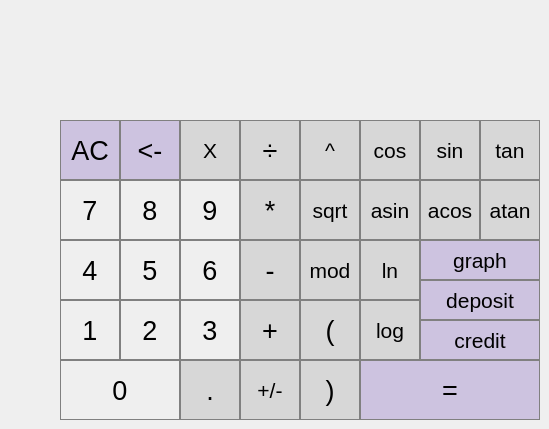
    <widget class="QWidget" name="tab">
     <attribute name="title">
      <string>Calculator</string>
     </attribute>
     <widget class="QPushButton" name="pushButton_result">
      <property name="geometry">
       <rect>
        <x>360</x>
        <y>360</y>
        <width>180</width>
        <height>60</height>
       </rect>
      </property>
      <property name="font">
       <font>
        <pointsize>20</pointsize>
       </font>
      </property>
      <property name="styleSheet">
       <string notr="true">QPushButton {
	background-color: rgb(205, 195, 224);
	border: 1px solid gray;
}
QPushButton:pressed {
	background-color: qlineargradient(x1: 0, y1: 0, x2: 0, y2: 1,
									stop: 0#b9abd4, stop: 1 #cdc0e0);
}</string>
      </property>
      <property name="text">
       <string>=</string>
      </property>
     </widget>
     <widget class="QPushButton" name="pushButton_log">
      <property name="geometry">
       <rect>
        <x>360</x>
        <y>300</y>
        <width>60</width>
        <height>60</height>
       </rect>
      </property>
      <property name="font">
       <font>
        <pointsize>16</pointsize>
       </font>
      </property>
      <property name="styleSheet">
       <string notr="true">QPushButton {
	background-color: rgb(215, 215, 215);
	border: 1px solid gray;
}
QPushButton:pressed {
	background-color: qlineargradient(x1: 0, y1: 0, x2: 0, y2: 1,
									stop: 0#BEBEBE, stop: 1 #D7D7D7);
}</string>
      </property>
      <property name="text">
       <string>log</string>
      </property>
     </widget>
     <widget class="QPushButton" name="pushButton_sin">
      <property name="geometry">
       <rect>
        <x>420</x>
        <y>120</y>
        <width>60</width>
        <height>60</height>
       </rect>
      </property>
      <property name="font">
       <font>
        <pointsize>16</pointsize>
       </font>
      </property>
      <property name="styleSheet">
       <string notr="true">QPushButton {
	background-color: rgb(215, 215, 215);
	border: 1px solid gray;
}
QPushButton:pressed {
	background-color: qlineargradient(x1: 0, y1: 0, x2: 0, y2: 1,
									stop: 0#BEBEBE, stop: 1 #D7D7D7);
}</string>
      </property>
      <property name="text">
       <string>sin</string>
      </property>
     </widget>
     <widget class="QPushButton" name="pushButton_sub">
      <property name="geometry">
       <rect>
        <x>240</x>
        <y>240</y>
        <width>60</width>
        <height>60</height>
       </rect>
      </property>
      <property name="font">
       <font>
        <pointsize>20</pointsize>
       </font>
      </property>
      <property name="styleSheet">
       <string notr="true">QPushButton {
	background-color: rgb(215, 215, 215);
	border: 1px solid gray;
}
QPushButton:pressed {
	background-color: qlineargradient(x1: 0, y1: 0, x2: 0, y2: 1,
									stop: 0#BEBEBE, stop: 1 #D7D7D7);
}</string>
      </property>
      <property name="text">
       <string>-</string>
      </property>
     </widget>
     <widget class="QPushButton" name="pushButton_acos">
      <property name="geometry">
       <rect>
        <x>420</x>
        <y>180</y>
        <width>60</width>
        <height>60</height>
       </rect>
      </property>
      <property name="font">
       <font>
        <pointsize>16</pointsize>
       </font>
      </property>
      <property name="styleSheet">
       <string notr="true">QPushButton {
	background-color: rgb(215, 215, 215);
	border: 1px solid gray;
}
QPushButton:pressed {
	background-color: qlineargradient(x1: 0, y1: 0, x2: 0, y2: 1,
									stop: 0#BEBEBE, stop: 1 #D7D7D7);
}</string>
      </property>
      <property name="text">
       <string>acos</string>
      </property>
     </widget>
     <widget class="QPushButton" name="pushButton_4">
      <property name="geometry">
       <rect>
        <x>60</x>
        <y>240</y>
        <width>60</width>
        <height>60</height>
       </rect>
      </property>
      <property name="font">
       <font>
        <pointsize>20</pointsize>
       </font>
      </property>
      <property name="styleSheet">
       <string notr="true">QPushButton {
	border: 1px solid gray;
}
QPushButton:pressed {
	background-color: qlineargradient(x1: 0, y1: 0, x2: 0, y2: 1,
									stop: 0#dadbde, stop: 1 #f6f7fa);
}</string>
      </property>
      <property name="text">
       <string>4</string>
      </property>
     </widget>
     <widget class="QLabel" name="result_show">
      <property name="geometry">
       <rect>
        <x>80</x>
        <y>30</y>
        <width>441</width>
        <height>60</height>
       </rect>
      </property>
      <property name="font">
       <font>
        <pointsize>25</pointsize>
       </font>
      </property>
      <property name="text">
       <string/>
      </property>
      <property name="alignment">
       <set>Qt::AlignRight|Qt::AlignTrailing|Qt::AlignVCenter</set>
      </property>
     </widget>
     <widget class="QPushButton" name="pushButton_asin">
      <property name="geometry">
       <rect>
        <x>360</x>
        <y>180</y>
        <width>60</width>
        <height>60</height>
       </rect>
      </property>
      <property name="font">
       <font>
        <pointsize>16</pointsize>
       </font>
      </property>
      <property name="styleSheet">
       <string notr="true">QPushButton {
	background-color: rgb(215, 215, 215);
	border: 1px solid gray;
}
QPushButton:pressed {
	background-color: qlineargradient(x1: 0, y1: 0, x2: 0, y2: 1,
									stop: 0#BEBEBE, stop: 1 #D7D7D7);
}</string>
      </property>
      <property name="text">
       <string>asin</string>
      </property>
     </widget>
     <widget class="QPushButton" name="pushButton_ln">
      <property name="geometry">
       <rect>
        <x>360</x>
        <y>240</y>
        <width>60</width>
        <height>60</height>
       </rect>
      </property>
      <property name="font">
       <font>
        <pointsize>16</pointsize>
       </font>
      </property>
      <property name="styleSheet">
       <string notr="true">QPushButton {
	background-color: rgb(215, 215, 215);
	border: 1px solid gray;
}
QPushButton:pressed {
	background-color: qlineargradient(x1: 0, y1: 0, x2: 0, y2: 1,
									stop: 0#BEBEBE, stop: 1 #D7D7D7);
}</string>
      </property>
      <property name="text">
       <string>ln</string>
      </property>
     </widget>
     <widget class="QPushButton" name="pushButton_3">
      <property name="geometry">
       <rect>
        <x>180</x>
        <y>300</y>
        <width>60</width>
        <height>60</height>
       </rect>
      </property>
      <property name="font">
       <font>
        <pointsize>20</pointsize>
       </font>
      </property>
      <property name="styleSheet">
       <string notr="true">QPushButton {
	border: 1px solid gray;
}
QPushButton:pressed {
	background-color: qlineargradient(x1: 0, y1: 0, x2: 0, y2: 1,
									stop: 0#dadbde, stop: 1 #f6f7fa);
}</string>
      </property>
      <property name="text">
       <string>3</string>
      </property>
     </widget>
     <widget class="QPushButton" name="pushButtonSkobkaZakr">
      <property name="geometry">
       <rect>
        <x>300</x>
        <y>360</y>
        <width>60</width>
        <height>60</height>
       </rect>
      </property>
      <property name="font">
       <font>
        <pointsize>20</pointsize>
       </font>
      </property>
      <property name="styleSheet">
       <string notr="true">QPushButton {
	background-color: rgb(215, 215, 215);
	border: 1px solid gray;
}
QPushButton:pressed {
	background-color: qlineargradient(x1: 0, y1: 0, x2: 0, y2: 1,
									stop: 0#BEBEBE, stop: 1 #D7D7D7);
}</string>
      </property>
      <property name="text">
       <string>)</string>
      </property>
     </widget>
     <widget class="QPushButton" name="pushButton_plusminus">
      <property name="geometry">
       <rect>
        <x>240</x>
        <y>360</y>
        <width>60</width>
        <height>60</height>
       </rect>
      </property>
      <property name="font">
       <font>
        <pointsize>16</pointsize>
       </font>
      </property>
      <property name="styleSheet">
       <string notr="true">QPushButton {
	background-color: rgb(215, 215, 215);
	border: 1px solid gray;
}
QPushButton:pressed {
	background-color: qlineargradient(x1: 0, y1: 0, x2: 0, y2: 1,
									stop: 0#BEBEBE, stop: 1 #D7D7D7);
}</string>
      </property>
      <property name="text">
       <string>+/-</string>
      </property>
     </widget>
     <widget class="QPushButton" name="pushButton_credit">
      <property name="geometry">
       <rect>
        <x>420</x>
        <y>320</y>
        <width>120</width>
        <height>40</height>
       </rect>
      </property>
      <property name="font">
       <font>
        <pointsize>16</pointsize>
       </font>
      </property>
      <property name="styleSheet">
       <string notr="true">QPushButton {
	background-color: rgb(205, 195, 224);
	border: 1px solid gray;
}
QPushButton:pressed {
	background-color: qlineargradient(x1: 0, y1: 0, x2: 0, y2: 1,
									stop: 0#b9abd4, stop: 1 #cdc0e0);
}</string>
      </property>
      <property name="text">
       <string>credit</string>
      </property>
     </widget>
     <widget class="QPushButton" name="pushButton_mod">
      <property name="geometry">
       <rect>
        <x>300</x>
        <y>240</y>
        <width>60</width>
        <height>60</height>
       </rect>
      </property>
      <property name="font">
       <font>
        <pointsize>16</pointsize>
       </font>
      </property>
      <property name="styleSheet">
       <string notr="true">QPushButton {
	background-color: rgb(215, 215, 215);
	border: 1px solid gray;
}
QPushButton:pressed {
	background-color: qlineargradient(x1: 0, y1: 0, x2: 0, y2: 1,
									stop: 0#BEBEBE, stop: 1 #D7D7D7);
}</string>
      </property>
      <property name="text">
       <string>mod</string>
      </property>
     </widget>
     <widget class="QPushButton" name="pushButton_tan">
      <property name="geometry">
       <rect>
        <x>480</x>
        <y>120</y>
        <width>60</width>
        <height>60</height>
       </rect>
      </property>
      <property name="font">
       <font>
        <pointsize>16</pointsize>
       </font>
      </property>
      <property name="styleSheet">
       <string notr="true">QPushButton {
	background-color: rgb(215, 215, 215);
	border: 1px solid gray;
}
QPushButton:pressed {
	background-color: qlineargradient(x1: 0, y1: 0, x2: 0, y2: 1,
									stop: 0#BEBEBE, stop: 1 #D7D7D7);
}</string>
      </property>
      <property name="text">
       <string>tan</string>
      </property>
     </widget>
     <widget class="QPushButton" name="pushButtonSkobkaOtkr">
      <property name="geometry">
       <rect>
        <x>300</x>
        <y>300</y>
        <width>60</width>
        <height>60</height>
       </rect>
      </property>
      <property name="font">
       <font>
        <pointsize>20</pointsize>
       </font>
      </property>
      <property name="styleSheet">
       <string notr="true">QPushButton {
	background-color: rgb(215, 215, 215);
	border: 1px solid gray;
}
QPushButton:pressed {
	background-color: qlineargradient(x1: 0, y1: 0, x2: 0, y2: 1,
									stop: 0#BEBEBE, stop: 1 #D7D7D7);
}</string>
      </property>
      <property name="text">
       <string>(</string>
      </property>
     </widget>
     <widget class="QPushButton" name="pushButton_8">
      <property name="geometry">
       <rect>
        <x>120</x>
        <y>180</y>
        <width>60</width>
        <height>60</height>
       </rect>
      </property>
      <property name="font">
       <font>
        <pointsize>20</pointsize>
       </font>
      </property>
      <property name="styleSheet">
       <string notr="true">QPushButton {
	border: 1px solid gray;
}
QPushButton:pressed {
	background-color: qlineargradient(x1: 0, y1: 0, x2: 0, y2: 1,
									stop: 0#dadbde, stop: 1 #f6f7fa);
}</string>
      </property>
      <property name="text">
       <string>8</string>
      </property>
     </widget>
     <widget class="QPushButton" name="pushButton_9">
      <property name="geometry">
       <rect>
        <x>180</x>
        <y>180</y>
        <width>60</width>
        <height>60</height>
       </rect>
      </property>
      <property name="font">
       <font>
        <pointsize>20</pointsize>
       </font>
      </property>
      <property name="styleSheet">
       <string notr="true">QPushButton {
	border: 1px solid gray;
}
QPushButton:pressed {
	background-color: qlineargradient(x1: 0, y1: 0, x2: 0, y2: 1,
									stop: 0#dadbde, stop: 1 #f6f7fa);
}</string>
      </property>
      <property name="text">
       <string>9</string>
      </property>
     </widget>
     <widget class="QPushButton" name="pushButton_x">
      <property name="geometry">
       <rect>
        <x>180</x>
        <y>120</y>
        <width>60</width>
        <height>60</height>
       </rect>
      </property>
      <property name="font">
       <font>
        <pointsize>16</pointsize>
       </font>
      </property>
      <property name="styleSheet">
       <string notr="true">QPushButton {
	background-color: rgb(215, 215, 215);
	border: 1px solid gray;
}
QPushButton:pressed {
	background-color: qlineargradient(x1: 0, y1: 0, x2: 0, y2: 1,
									stop: 0#BEBEBE, stop: 1 #D7D7D7);
}</string>
      </property>
      <property name="text">
       <string>X</string>
      </property>
     </widget>
     <widget class="QPushButton" name="pushButtonAC">
      <property name="geometry">
       <rect>
        <x>60</x>
        <y>120</y>
        <width>60</width>
        <height>60</height>
       </rect>
      </property>
      <property name="font">
       <font>
        <pointsize>20</pointsize>
       </font>
      </property>
      <property name="styleSheet">
       <string notr="true">QPushButton {
	background-color: rgb(205, 195, 224);
	border: 1px solid gray;
}
QPushButton:pressed {
	background-color: qlineargradient(x1: 0, y1: 0, x2: 0, y2: 1,
									stop: 0#b9abd4, stop: 1 #cdc0e0);
}</string>
      </property>
      <property name="text">
       <string>AC</string>
      </property>
     </widget>
     <widget class="QPushButton" name="pushButton_1">
      <property name="geometry">
       <rect>
        <x>60</x>
        <y>300</y>
        <width>60</width>
        <height>60</height>
       </rect>
      </property>
      <property name="font">
       <font>
        <pointsize>20</pointsize>
       </font>
      </property>
      <property name="styleSheet">
       <string notr="true">QPushButton {
	border: 1px solid gray;
}
QPushButton:pressed {
	background-color: qlineargradient(x1: 0, y1: 0, x2: 0, y2: 1,
									stop: 0#dadbde, stop: 1 #f6f7fa);
}</string>
      </property>
      <property name="text">
       <string>1</string>
      </property>
     </widget>
     <widget class="QPushButton" name="pushButton_pow">
      <property name="geometry">
       <rect>
        <x>300</x>
        <y>120</y>
        <width>60</width>
        <height>60</height>
       </rect>
      </property>
      <property name="font">
       <font>
        <pointsize>16</pointsize>
       </font>
      </property>
      <property name="styleSheet">
       <string notr="true">QPushButton {
	background-color: rgb(215, 215, 215);
	border: 1px solid gray;
}
QPushButton:pressed {
	background-color: qlineargradient(x1: 0, y1: 0, x2: 0, y2: 1,
									stop: 0#BEBEBE, stop: 1 #D7D7D7);
}</string>
      </property>
      <property name="text">
       <string>^</string>
      </property>
     </widget>
     <widget class="QPushButton" name="pushButton_sqrt">
      <property name="geometry">
       <rect>
        <x>300</x>
        <y>180</y>
        <width>60</width>
        <height>60</height>
       </rect>
      </property>
      <property name="font">
       <font>
        <pointsize>16</pointsize>
       </font>
      </property>
      <property name="styleSheet">
       <string notr="true">QPushButton {
	background-color: rgb(215, 215, 215);
	border: 1px solid gray;
}
QPushButton:pressed {
	background-color: qlineargradient(x1: 0, y1: 0, x2: 0, y2: 1,
									stop: 0#BEBEBE, stop: 1 #D7D7D7);
}</string>
      </property>
      <property name="text">
       <string>sqrt</string>
      </property>
     </widget>
     <widget class="QPushButton" name="pushButton_add">
      <property name="geometry">
       <rect>
        <x>240</x>
        <y>300</y>
        <width>60</width>
        <height>60</height>
       </rect>
      </property>
      <property name="font">
       <font>
        <pointsize>20</pointsize>
       </font>
      </property>
      <property name="styleSheet">
       <string notr="true">QPushButton {
	background-color: rgb(215, 215, 215);
	border: 1px solid gray;
}
QPushButton:pressed {
	background-color: qlineargradient(x1: 0, y1: 0, x2: 0, y2: 1,
									stop: 0#BEBEBE, stop: 1 #D7D7D7);
}</string>
      </property>
      <property name="text">
       <string>+</string>
      </property>
     </widget>
     <widget class="QPushButton" name="pushButton_deposit">
      <property name="geometry">
       <rect>
        <x>420</x>
        <y>280</y>
        <width>120</width>
        <height>40</height>
       </rect>
      </property>
      <property name="font">
       <font>
        <pointsize>16</pointsize>
       </font>
      </property>
      <property name="styleSheet">
       <string notr="true">QPushButton {
	background-color: rgb(205, 195, 224);
	border: 1px solid gray;
}
QPushButton:pressed {
	background-color: qlineargradient(x1: 0, y1: 0, x2: 0, y2: 1,
									stop: 0#b9abd4, stop: 1 #cdc0e0);
}</string>
      </property>
      <property name="text">
       <string>deposit</string>
      </property>
     </widget>
     <widget class="QPushButton" name="pushButton_7">
      <property name="geometry">
       <rect>
        <x>60</x>
        <y>180</y>
        <width>60</width>
        <height>60</height>
       </rect>
      </property>
      <property name="font">
       <font>
        <pointsize>20</pointsize>
       </font>
      </property>
      <property name="styleSheet">
       <string notr="true">QPushButton {
	border: 1px solid gray;
}
QPushButton:pressed {
	background-color: qlineargradient(x1: 0, y1: 0, x2: 0, y2: 1,
									stop: 0#dadbde, stop: 1 #f6f7fa);
}</string>
      </property>
      <property name="text">
       <string>7</string>
      </property>
     </widget>
     <widget class="QPushButton" name="pushButton_cos">
      <property name="geometry">
       <rect>
        <x>360</x>
        <y>120</y>
        <width>60</width>
        <height>60</height>
       </rect>
      </property>
      <property name="font">
       <font>
        <pointsize>16</pointsize>
       </font>
      </property>
      <property name="styleSheet">
       <string notr="true">QPushButton {
	background-color: rgb(215, 215, 215);
	border: 1px solid gray;
}
QPushButton:pressed {
	background-color: qlineargradient(x1: 0, y1: 0, x2: 0, y2: 1,
									stop: 0#BEBEBE, stop: 1 #D7D7D7);
}</string>
      </property>
      <property name="text">
       <string>cos</string>
      </property>
     </widget>
     <widget class="QPushButton" name="pushButton_mul">
      <property name="geometry">
       <rect>
        <x>240</x>
        <y>180</y>
        <width>60</width>
        <height>60</height>
       </rect>
      </property>
      <property name="font">
       <font>
        <pointsize>20</pointsize>
       </font>
      </property>
      <property name="styleSheet">
       <string notr="true">QPushButton {
	background-color: rgb(215, 215, 215);
	border: 1px solid gray;
}
QPushButton:pressed {
	background-color: qlineargradient(x1: 0, y1: 0, x2: 0, y2: 1,
									stop: 0#BEBEBE, stop: 1 #D7D7D7);
}</string>
      </property>
      <property name="text">
       <string>*</string>
      </property>
     </widget>
     <widget class="QPushButton" name="pushButton_div">
      <property name="geometry">
       <rect>
        <x>240</x>
        <y>120</y>
        <width>60</width>
        <height>60</height>
       </rect>
      </property>
      <property name="font">
       <font>
        <pointsize>20</pointsize>
       </font>
      </property>
      <property name="styleSheet">
       <string notr="true">QPushButton {
	background-color: rgb(215, 215, 215);
	border: 1px solid gray;
}
QPushButton:pressed {
	background-color: qlineargradient(x1: 0, y1: 0, x2: 0, y2: 1,
									stop: 0#BEBEBE, stop: 1 #D7D7D7);
}</string>
      </property>
      <property name="text">
       <string>÷</string>
      </property>
     </widget>
     <widget class="QPushButton" name="pushButton_dot">
      <property name="geometry">
       <rect>
        <x>180</x>
        <y>360</y>
        <width>60</width>
        <height>60</height>
       </rect>
      </property>
      <property name="font">
       <font>
        <pointsize>20</pointsize>
       </font>
      </property>
      <property name="styleSheet">
       <string notr="true">QPushButton {
	background-color: rgb(215, 215, 215);
	border: 1px solid gray;
}
QPushButton:pressed {
	background-color: qlineargradient(x1: 0, y1: 0, x2: 0, y2: 1,
									stop: 0#BEBEBE, stop: 1 #D7D7D7);
}</string>
      </property>
      <property name="text">
       <string>.</string>
      </property>
     </widget>
     <widget class="QPushButton" name="pushButton_2">
      <property name="geometry">
       <rect>
        <x>120</x>
        <y>300</y>
        <width>60</width>
        <height>60</height>
       </rect>
      </property>
      <property name="font">
       <font>
        <pointsize>20</pointsize>
       </font>
      </property>
      <property name="styleSheet">
       <string notr="true">QPushButton {
	border: 1px solid gray;
}
QPushButton:pressed {
	background-color: qlineargradient(x1: 0, y1: 0, x2: 0, y2: 1,
									stop: 0#dadbde, stop: 1 #f6f7fa);
}</string>
      </property>
      <property name="text">
       <string>2</string>
      </property>
     </widget>
     <widget class="QPushButton" name="pushButton_atan">
      <property name="geometry">
       <rect>
        <x>480</x>
        <y>180</y>
        <width>60</width>
        <height>60</height>
       </rect>
      </property>
      <property name="font">
       <font>
        <pointsize>16</pointsize>
       </font>
      </property>
      <property name="styleSheet">
       <string notr="true">QPushButton {
	background-color: rgb(215, 215, 215);
	border: 1px solid gray;
}
QPushButton:pressed {
	background-color: qlineargradient(x1: 0, y1: 0, x2: 0, y2: 1,
									stop: 0#BEBEBE, stop: 1 #D7D7D7);
}</string>
      </property>
      <property name="text">
       <string>atan</string>
      </property>
     </widget>
     <widget class="QPushButton" name="pushButton_5">
      <property name="geometry">
       <rect>
        <x>120</x>
        <y>240</y>
        <width>60</width>
        <height>60</height>
       </rect>
      </property>
      <property name="font">
       <font>
        <pointsize>20</pointsize>
       </font>
      </property>
      <property name="styleSheet">
       <string notr="true">QPushButton {
	border: 1px solid gray;
}
QPushButton:pressed {
	background-color: qlineargradient(x1: 0, y1: 0, x2: 0, y2: 1,
									stop: 0#dadbde, stop: 1 #f6f7fa);
}</string>
      </property>
      <property name="text">
       <string>5</string>
      </property>
     </widget>
     <widget class="QPushButton" name="pushButton_graph">
      <property name="geometry">
       <rect>
        <x>420</x>
        <y>240</y>
        <width>120</width>
        <height>40</height>
       </rect>
      </property>
      <property name="font">
       <font>
        <pointsize>16</pointsize>
       </font>
      </property>
      <property name="styleSheet">
       <string notr="true">QPushButton {
	background-color: rgb(205, 195, 224);
	border: 1px solid gray;
}
QPushButton:pressed {
	background-color: qlineargradient(x1: 0, y1: 0, x2: 0, y2: 1,
									stop: 0#b9abd4, stop: 1 #cdc0e0);
}</string>
      </property>
      <property name="text">
       <string>graph</string>
      </property>
     </widget>
     <widget class="QPushButton" name="pushButtonClear">
      <property name="geometry">
       <rect>
        <x>120</x>
        <y>120</y>
        <width>60</width>
        <height>60</height>
       </rect>
      </property>
      <property name="font">
       <font>
        <pointsize>20</pointsize>
       </font>
      </property>
      <property name="styleSheet">
       <string notr="true">QPushButton {
	background-color: rgb(205, 195, 224);
	border: 1px solid gray;
}
QPushButton:pressed {
	background-color: qlineargradient(x1: 0, y1: 0, x2: 0, y2: 1,
									stop: 0#b9abd4, stop: 1 #cdc0e0);
}</string>
      </property>
      <property name="text">
       <string>&lt;-</string>
      </property>
     </widget>
     <widget class="QPushButton" name="pushButton_6">
      <property name="geometry">
       <rect>
        <x>180</x>
        <y>240</y>
        <width>60</width>
        <height>60</height>
       </rect>
      </property>
      <property name="font">
       <font>
        <pointsize>20</pointsize>
       </font>
      </property>
      <property name="styleSheet">
       <string notr="true">QPushButton {
	border: 1px solid gray;
}
QPushButton:pressed {
	background-color: qlineargradient(x1: 0, y1: 0, x2: 0, y2: 1,
									stop: 0#dadbde, stop: 1 #f6f7fa);
}</string>
      </property>
      <property name="text">
       <string>6</string>
      </property>
     </widget>
     <widget class="QPushButton" name="pushButton_0">
      <property name="geometry">
       <rect>
        <x>60</x>
        <y>360</y>
        <width>120</width>
        <height>60</height>
       </rect>
      </property>
      <property name="font">
       <font>
        <pointsize>20</pointsize>
       </font>
      </property>
      <property name="styleSheet">
       <string notr="true">QPushButton {
	border: 1px solid gray;
}
QPushButton:pressed {
	background-color: qlineargradient(x1: 0, y1: 0, x2: 0, y2: 1,
									stop: 0#dadbde, stop: 1 #f6f7fa);
}</string>
      </property>
      <property name="text">
       <string>0</string>
      </property>
     </widget>
    </widget>
